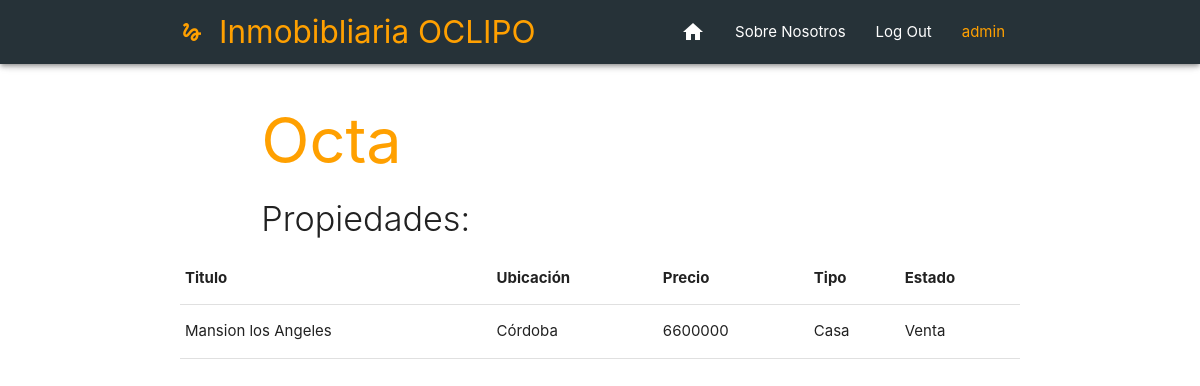
Page /perfil/Octa (signed in) on the committed database.
### Inmobibliaria/models.py (models this page shows, shortened)
class Propiedad(models.Model):
    usuario = models.ForeignKey(User, on_delete=models.CASCADE, null=False)
    titulo = models.CharField(max_length=20)
    precio = models.IntegerField()
    ubicacion = models.ForeignKey('Ubicacion', on_delete=models.CASCADE, null=False)
    barrio = models.CharField(max_length=30)
    calle = models.CharField(max_length=30)
    numero = models.IntegerField()
    tipo = models.CharField(max_length=12,choices=TIPO_CHOICES)
    estado = models.CharField(max_length=8,choices=STATUS_CHOICES)
    habitaciones = models.IntegerField()
    baños = models.IntegerField()
    tamaño = models.IntegerField()
    descripcion = models.TextField(max_length=2000)
    fecha = models.DateTimeField(auto_now_add=True)

class Ubicacion(models.Model):
    provincia = models.CharField(max_length=30)
    def __str__(self):
        return "{}".format(self.provincia)

### Inmobibliaria/views.py (the view)
# urls.py: path("perfil/<str:usuario>",views.perfil, name = "perfil"),
def perfil(request, usuario):
    user = User.objects.get(username=usuario)
    propiedades=Propiedad.objects.filter(usuario=user)
    data = {
        'propiedades':propiedades,
        'usuario':user
    }
    return render(request,'Inmobibliaria/perfil.html',data)

### Inmobibliaria/templates/Inmobibliaria/perfil.html (shortened to what this page needs)
{% extends 'Inmobibliaria/base.html' %}
{% block content %}
<div class="container">
          <div class="row" style="margin-bottom: 0;">
            <div class="col s12 m8 offset-m1 xl7 offset-xl1 center-on-small-only">
              <h1 class="header amber-text text-darken-2">{{usuario.username}}</h1>
              <h4 class="light">Propiedades:</h4>
            </div>
          </div>
<table>
    <th>Titulo</th>
    <th>Ubicación</th>
    <th>Precio</th>
    <th>Tipo</th>
    <th>Estado</th>
{% for pro in propiedades %}
    <tr>
        <td>{{pro.titulo}}</td>
        <td>{{pro.ubicacion}}</td>
        <td>{{pro.precio}}</td>
        <td>{{pro.tipo}}</td>
        <td>{{pro.estado}}</td>
    </tr>
{% endfor %}
</table>
</div>
{% endblock %}

### Inmobibliaria/templates/Inmobibliaria/navbar.html (shortened to what this page needs)
{% load static %}
<div class="navbar-fixed  ">
    <nav class="blue-grey darken-4 z-depth-2 ">
      <div class="nav-wrapper container ">
        <a class="brand-logo text-warning amber-text text-darken-2" href="{% url "home" %}" ><i class="medium material-icons ">gesture</i>Inmobibliaria OCLIPO</a>
        <ul id="nav-mobile" class="right hide-on-med-and-down text-warning">
          <li><a href="/" ><i class="medium material-icons  ">home</i></a>
          <li><a href="/aboutas" class="">Sobre Nosotros</a></li>
{% if user.is_authenticated %}
            <li><a href="/logout" class="">Log Out</a></li>
            <li><a href="/perfil/{{user.username}}" class="amber-text text-darken-2">{{user.username}}</a></li>
{% else %}
            <li><a href="/login" class="">Sign Up</a></li>
            <li><a href="/register" class="">Register</a></li>
{% endif %}
        </ul>
      </div>
    </nav>
  </div>

### rows in the picture
Propiedad: titulo "Mansion los Angeles", ubicacion "Córdoba", precio "6600000", tipo "Casa", estado "Venta"

### other values in the picture
{{ user.username }} "admin"
{{ usuario.username }} "Octa"
